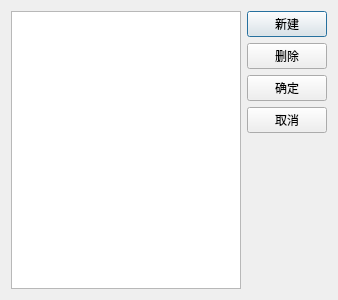
<?xml version="1.0" encoding="UTF-8"?>
<ui version="4.0">
 <class>EmailGroupsDialog</class>
 <widget class="QDialog" name="EmailGroupsDialog">
  <property name="geometry">
   <rect>
    <x>0</x>
    <y>0</y>
    <width>338</width>
    <height>300</height>
   </rect>
  </property>
  <property name="windowTitle">
   <string>Email分组</string>
  </property>
  <layout class="QHBoxLayout" name="horizontalLayout_2">
   <item>
    <layout class="QHBoxLayout" name="horizontalLayout">
     <item>
      <widget class="QTableView" name="tableView"/>
     </item>
     <item>
      <layout class="QVBoxLayout" name="verticalLayout">
       <item>
        <widget class="QPushButton" name="pushButton">
         <property name="text">
          <string>新建</string>
         </property>
        </widget>
       </item>
       <item>
        <widget class="QPushButton" name="pushButton_2">
         <property name="text">
          <string>删除</string>
         </property>
        </widget>
       </item>
       <item>
        <widget class="QPushButton" name="pushButton_3">
         <property name="text">
          <string>确定</string>
         </property>
        </widget>
       </item>
       <item>
        <widget class="QPushButton" name="pushButton_4">
         <property name="text">
          <string>取消</string>
         </property>
        </widget>
       </item>
       <item>
        <spacer name="verticalSpacer">
         <property name="orientation">
          <enum>Qt::Vertical</enum>
         </property>
         <property name="sizeHint" stdset="0">
          <size>
           <width>20</width>
           <height>40</height>
          </size>
         </property>
        </spacer>
       </item>
      </layout>
     </item>
    </layout>
   </item>
  </layout>
 </widget>
 <resources/>
 <connections/>
</ui>
